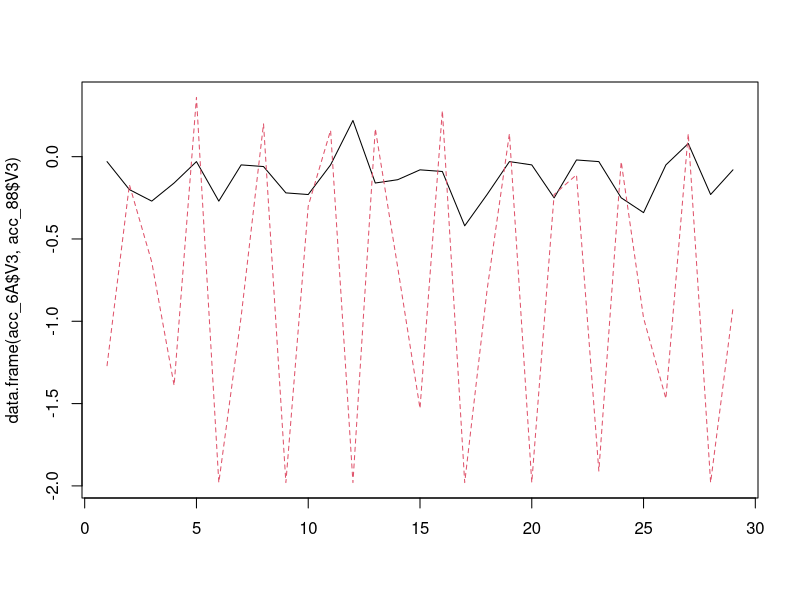
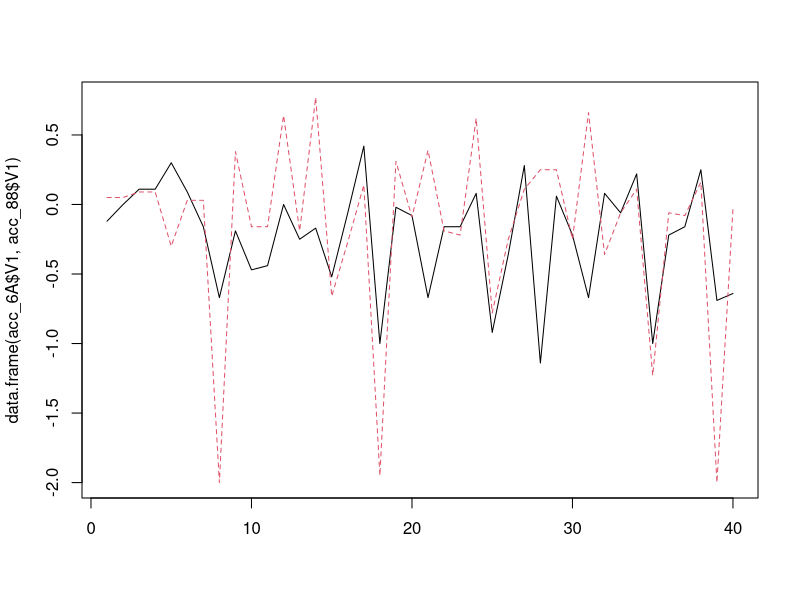
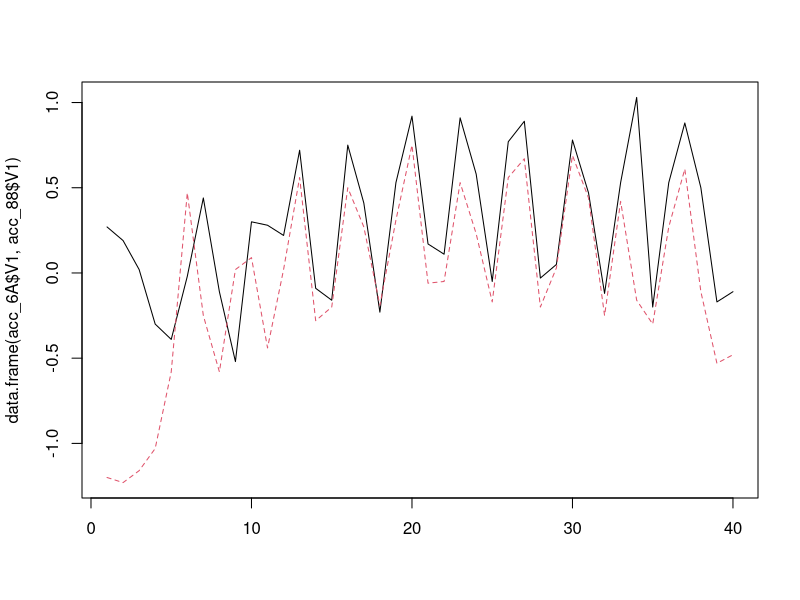
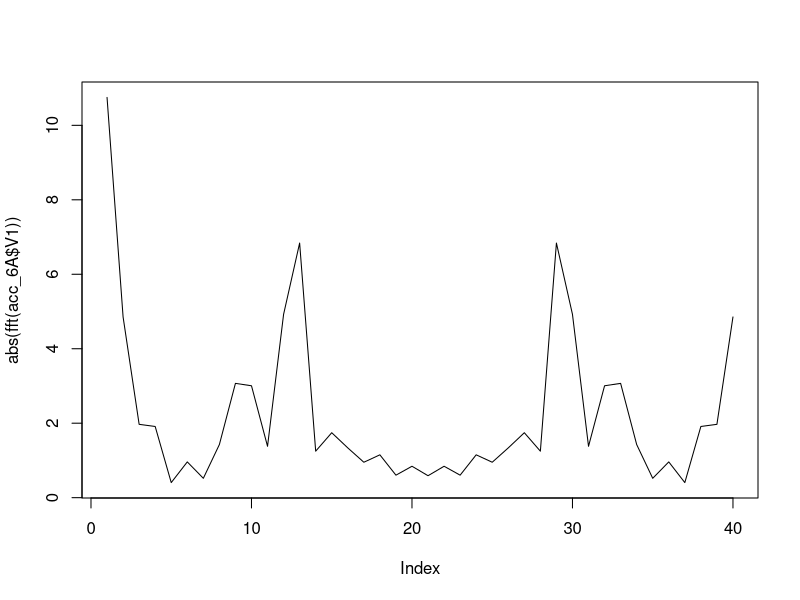

Recreate these plots in R, in order.
acc_6A = read.csv("./exp_6A/09_10_21_42_21_exp5_ACC.csv",header = F)
acc_88 = read.csv("./exp_88/09_10_21_42_21_exp5_ACC.csv",header = F)
acc_6A
acc_88
acc_6A = acc_6A[2:30,]
acc_88 = acc_88[1:29,]

matplot(data.frame(acc_6A$V3,acc_88$V3),type="l")
cor(acc_6A$V3,acc_88$V3)

acc_6A = read.csv("./exp_6A/09_10_21_38_27_exp2_ACC.csv",header = F)
acc_88 = read.csv("./exp_88/09_10_21_38_26_exp2_ACC.csv",header = F)
acc_6A
acc_88
#acc_6A = acc_6A[2:30,]
acc_88 = acc_88[2:41,]

matplot(data.frame(acc_6A$V1,acc_88$V1),type="l")
cor(acc_6A$V1,acc_88$V1)


acc_6A = read.csv("./exp_6A/09_10_21_38_27_exp2_MAG.csv",header = F)
acc_88 = read.csv("./exp_88/09_10_21_38_26_exp2_MAG.csv",header = F)
acc_6A
acc_88
acc_6A = acc_6A[1:40,]

#acc_88 = acc_88[2:41,]

matplot(data.frame(acc_6A$V1,acc_88$V1),type="l")
cor(acc_6A$V1,acc_88$V1)
fft(c(1,2,1))
plot(abs(fft(acc_6A$V1)),type="l")
